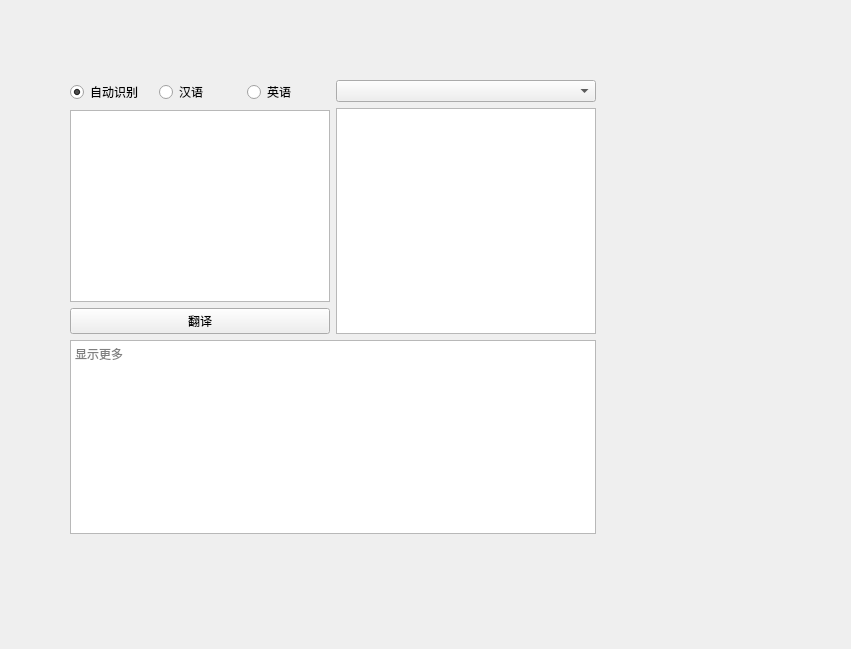
<?xml version="1.0" encoding="UTF-8"?>
<ui version="4.0">
 <class>Form</class>
 <widget class="QWidget" name="Form">
  <property name="geometry">
   <rect>
    <x>0</x>
    <y>0</y>
    <width>851</width>
    <height>649</height>
   </rect>
  </property>
  <property name="windowTitle">
   <string>Form</string>
  </property>
  <widget class="QWidget" name="layoutWidget">
   <property name="geometry">
    <rect>
     <x>70</x>
     <y>80</y>
     <width>526</width>
     <height>454</height>
    </rect>
   </property>
   <layout class="QVBoxLayout" name="verticalLayout_4">
    <item>
     <layout class="QHBoxLayout" name="horizontalLayout_2">
      <item>
       <layout class="QVBoxLayout" name="verticalLayout_2">
        <item>
         <layout class="QHBoxLayout" name="horizontalLayout">
          <item>
           <widget class="QRadioButton" name="radioButton">
            <property name="text">
             <string>自动识别</string>
            </property>
            <property name="checked">
             <bool>true</bool>
            </property>
           </widget>
          </item>
          <item>
           <widget class="QRadioButton" name="radioButton_2">
            <property name="text">
             <string>汉语</string>
            </property>
           </widget>
          </item>
          <item>
           <widget class="QRadioButton" name="radioButton_3">
            <property name="text">
             <string>英语</string>
            </property>
           </widget>
          </item>
         </layout>
        </item>
        <item>
         <widget class="QTextEdit" name="textEdit"/>
        </item>
        <item>
         <widget class="QPushButton" name="pushButton">
          <property name="text">
           <string>翻译</string>
          </property>
         </widget>
        </item>
       </layout>
      </item>
      <item>
       <layout class="QVBoxLayout" name="verticalLayout_3">
        <item>
         <widget class="QComboBox" name="comboBox">
          <property name="placeholderText">
           <string>请选择输出语言</string>
          </property>
          <item>
           <property name="text">
            <string>中文</string>
           </property>
          </item>
          <item>
           <property name="text">
            <string>日语</string>
           </property>
          </item>
          <item>
           <property name="text">
            <string>英语</string>
           </property>
          </item>
         </widget>
        </item>
        <item>
         <widget class="QTextEdit" name="textEdit_2"/>
        </item>
       </layout>
      </item>
     </layout>
    </item>
    <item>
     <widget class="QTextEdit" name="textEdit_3">
      <property name="placeholderText">
       <string>显示更多</string>
      </property>
     </widget>
    </item>
   </layout>
  </widget>
 </widget>
 <resources/>
 <connections/>
</ui>
